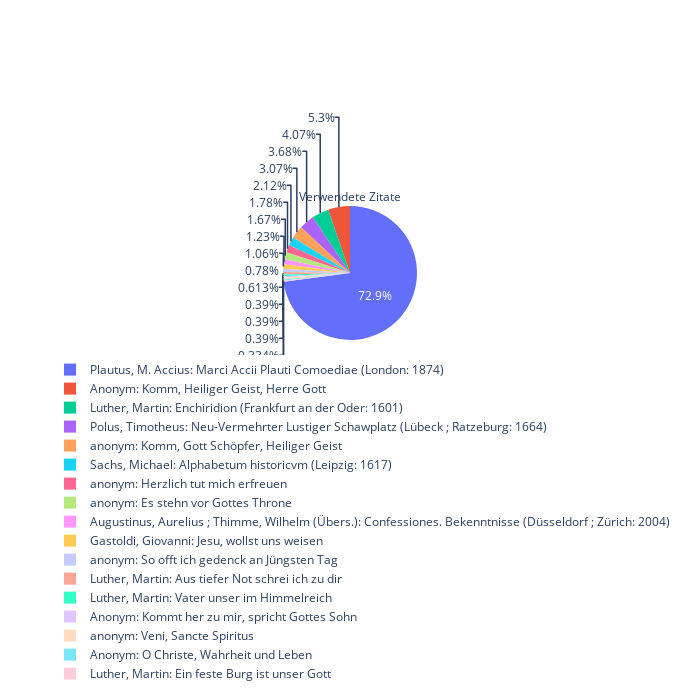

The notebook cell this image was saved under:
### Code cell
def generate_normalized_gradient(rgb, n):
    """
    Generate a list of `n` normalized RGB gradient values
    that fade from black to the input `rgb` color.

    Parameters:
        rgb (tuple): A tuple of 3 integers (R, G, B), each 0-255.
        n (int): Number of gradient steps.

    Returns:
        list of tuples: Each tuple contains normalized (R, G, B) values.
    """
    rgb = tuple(int(x) for x in rgb[4:-1].split(", "))
    print(rgb)
    if not (isinstance(rgb, tuple) and len(rgb) == 3 and all(0 <= val <= 255 for val in rgb)):
        raise ValueError("RGB must be a tuple of three integers between 0 and 255.")
    if n <= 0:
        raise ValueError("Number of gradient steps must be positive.")
    
    gradient = []
    for i in range(n):
        ratio = i / (n - 1) if n > 1 else 1
        r = (rgb[0] * ratio) / 255
        g = (rgb[1] * ratio) / 255
        b = (rgb[2] * ratio) / 255
        gradient.append((r, g, b))
    print(gradient)
    return gradient

lit_labels = []
lit_data = []
lit_titel = []
lit_wordshare = []
lit_wordfraction = []
orgel_labels = []
orgel_data = []
orgel_titel = []
orgel_wordshare = []
orgel_wordfraction = []
musik_labels = []
musik_data = []
musik_titel = []
musik_wordshare = []
musik_wordfraction = []
for quelle in sermon.literaturzitate:
    lit_titel.append(str(quelle["item"]))
    lit_wordshare.append(quelle["word_share"])
    lit_wordfraction.append(float("{:.4f}".format((quelle["word_share"]/len(sermon.words))*100)))
    lit_labels.append(str(quelle["item"]))
    lit_data.append(quelle["word_share"])
for predigt in sermon.orgelpredigtzitate:
    orgel_titel.append(str(predigt["item"]))
    orgel_wordshare.append(predigt["word_share"])
    orgel_wordfraction.append(float("{:.4f}".format((predigt["word_share"]/len(sermon.words))*100)))
    orgel_labels.append(str(predigt["item"]))
    orgel_data.append(predigt["word_share"])
for musik in sermon.musikzitate:
    musik_titel.append(str(musik["item"]))
    musik_wordshare.append(musik["word_share"])
    musik_wordfraction.append(float("{:.4f}".format((musik["word_share"]/len(sermon.words))*100)))
    musik_labels.append(str(musik["item"]))
    musik_data.append(musik["word_share"])


labels = []
values = []
colors = []
for item, broad_color in zip([[lit_labels, lit_data], [orgel_labels, orgel_data], [musik_labels, musik_data]], ['quelle', 'orgelpredigt', 'musikwerk']):
    print(item[0])
    #for x,y  in item[0], item[1]:
    labels += item[0]
    values += item[1]
    colors += generate_normalized_gradient(color_map[broad_color], len(labels))

quotations_piechart = go.Figure(go.Pie(values=values, 
                             labels=labels, 
                             marker=dict(colors=colors),
                             title='Verwendete Zitate'))

quotations_piechart.update_layout(
    width=700,
    height=700,
    margin=dict(t=80, b=50, l=50, r=50),
    title_x=0.5,  # Center title
    legend=dict(
        orientation="h",  # horizontal legend
        y=-0.1  # push legend below chart
    )
)

### Figure 1 — Plotly figure (JSON) as saved in the notebook; plotly's stock layout.template omitted (floating-point values rounded to 4 significant figures)
{"data": [{"labels": ["Augustinus, Aurelius ; Thimme, Wilhelm (Übers.): Confessiones. Bekenntnisse (Düsseldorf ; Zürich: 2004)", "Luther, Martin: Enchiridion (Frankfurt an der Oder: 1601)", "Polus, Timotheus: Neu-Vermehrter Lustiger Schawplatz (Lübeck ; Ratzeburg: 1664)", "Plautus, M. Accius: Marci Accii Plauti Comoediae (London: 1874)", "Sachs, Michael: Alphabetum historicvm (Leipzig: 1617)", "Gastoldi, Giovanni: Jesu, wollst uns weisen", "anonym: So offt ich gedenck an Jüngsten Tag", "anonym: Herzlich tut mich erfreuen", "Luther, Martin: Vater unser im Himmelreich", "Anonym: Komm, Heiliger Geist, Herre Gott", "Anonym: Kommt her zu mir, spricht Gottes Sohn", "Luther, Martin: Ein feste Burg ist unser Gott", "anonym: Veni, Sancte Spiritus", "Luther, Martin: Aus tiefer Not schrei ich zu dir", "anonym: Es stehn vor Gottes Throne", "Anonym: O Christe, Wahrheit und Leben", "anonym: Komm, Gott Schöpfer, Heiliger Geist"], "marker": {"colors": [[0, 0, 0], [0.2451, 0.1176, 0.1157], [0.4902, 0.2353, 0.2314], [0.7353, 0.3529, 0.3471], [0.9804, 0.4706, 0.4627], [0, 0, 0], [0.1324, 0.04314, 0.1588], [0.2647, 0.08627, 0.3176], [0.3971, 0.1294, 0.4765], [0.5294, 0.1725, 0.6353], [0, 0, 0], [0.04706, 0.01324, 0.03848], [0.09412, 0.02647, 0.07696], [0.1412, 0.03971, 0.1154], [0.1882, 0.05294, 0.1539], [0.2353, 0.06618, 0.1924], [0.2824, 0.07941, 0.2309], [0.3294, 0.09265, 0.2694], [0.3765, 0.1059, 0.3078], [0.4235, 0.1191, 0.3463], [0.4706, 0.1324, 0.3848], [0.5176, 0.1456, 0.4233], [0.5647, 0.1588, 0.4618], [0.6118, 0.1721, 0.5002], [0.6588, 0.1853, 0.5387], [0.7059, 0.1985, 0.5772], [0.7529, 0.2118, 0.6157]]}, "title": {"text": "Verwendete Zitate"}, "type": "pie", "values": [22, 73, 66, 1308, 38, 19, 14, 32, 7, 95, 7, 4, 7, 11, 30, 6, 55]}], "layout": {"height": 700, "legend": {"orientation": "h", "y": -0.1}, "margin": {"b": 50, "l": 50, "r": 50, "t": 80}, "title": {"x": 0.5}, "width": 700}}
